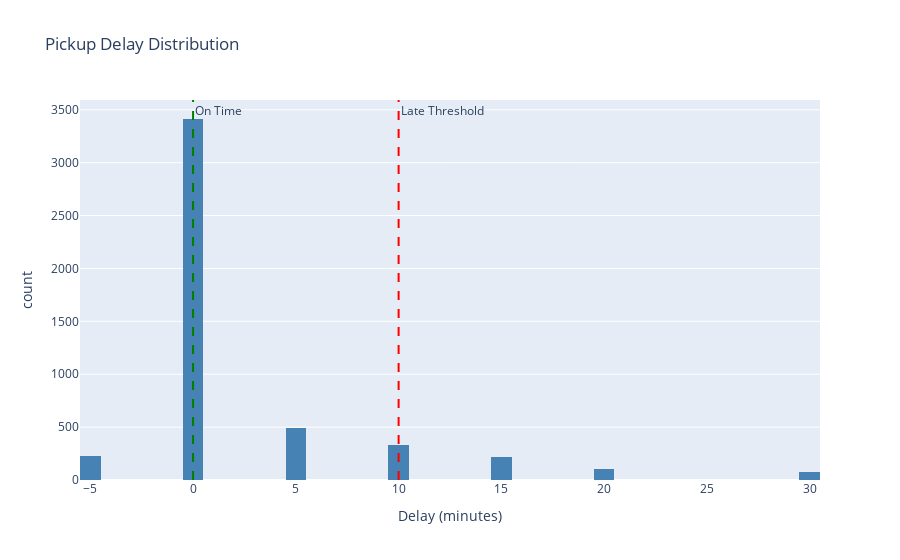

Notebook code for this chart:
### Markdown cell above
<a id="features"></a>
## 2. Feature Engineering

Creating derived metrics needed for efficiency scoring.

### Code cell
# Calculate pickup delay (already in cleaned data, but let's verify)
print("Pickup Delay Statistics (minutes):")
print(completed['pickup_delay_minutes'].describe())

# Visualize delay distribution
fig = px.histogram(
    completed,
    x='pickup_delay_minutes',
    nbins=50,
    title='Pickup Delay Distribution',
    labels={'pickup_delay_minutes': 'Delay (minutes)'},
    color_discrete_sequence=['steelblue']
)
fig.add_vline(x=0, line_dash="dash", line_color="green", annotation_text="On Time")
fig.add_vline(x=10, line_dash="dash", line_color="red", annotation_text="Late Threshold")
fig.show()

### Figure 1 — Plotly figure (JSON) as saved in the notebook; plotly's stock layout.template omitted (floating-point values rounded to 4 significant figures; data arrays with more than 128 entries replaced by an {"elided": "..."} marker saying what was removed)
{"data": [{"bingroup": "x", "hovertemplate": "Delay (minutes)=%{x}<br>count=%{y}<extra></extra>", "legendgroup": "", "marker": {"color": "steelblue", "pattern": {"shape": ""}}, "name": "", "nbinsx": 50, "orientation": "v", "showlegend": false, "type": "histogram", "x": {"elided": "4853 float values"}, "xaxis": "x", "yaxis": "y"}], "layout": {"annotations": [{"showarrow": false, "text": "On Time", "x": 0, "xanchor": "left", "xref": "x", "y": 1, "yanchor": "top", "yref": "y domain"}, {"showarrow": false, "text": "Late Threshold", "x": 10, "xanchor": "left", "xref": "x", "y": 1, "yanchor": "top", "yref": "y domain"}], "barmode": "relative", "legend": {"tracegroupgap": 0}, "shapes": [{"line": {"color": "green", "dash": "dash"}, "type": "line", "x0": 0, "x1": 0, "xref": "x", "y0": 0, "y1": 1, "yref": "y domain"}, {"line": {"color": "red", "dash": "dash"}, "type": "line", "x0": 10, "x1": 10, "xref": "x", "y0": 0, "y1": 1, "yref": "y domain"}], "title": {"text": "Pickup Delay Distribution"}, "xaxis": {"anchor": "y", "domain": [0, 1], "title": {"text": "Delay (minutes)"}}, "yaxis": {"anchor": "x", "domain": [0, 1], "title": {"text": "count"}}}}
